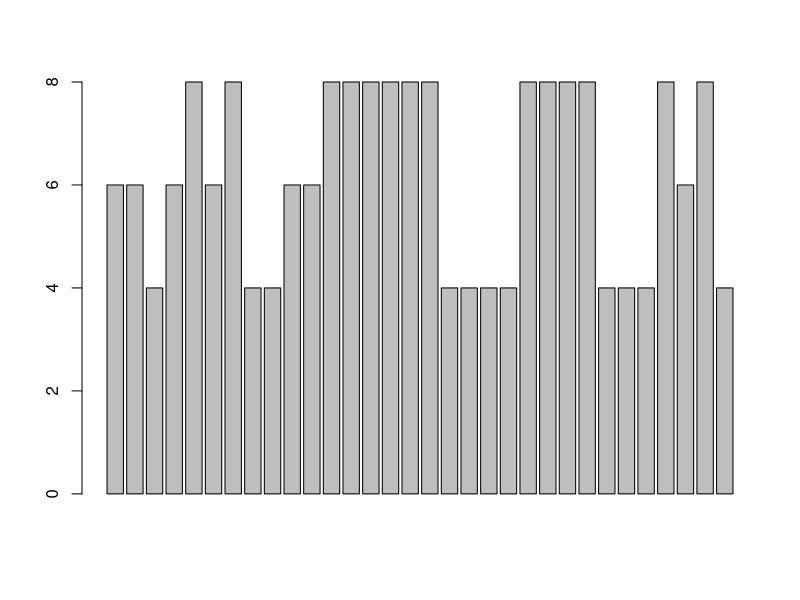
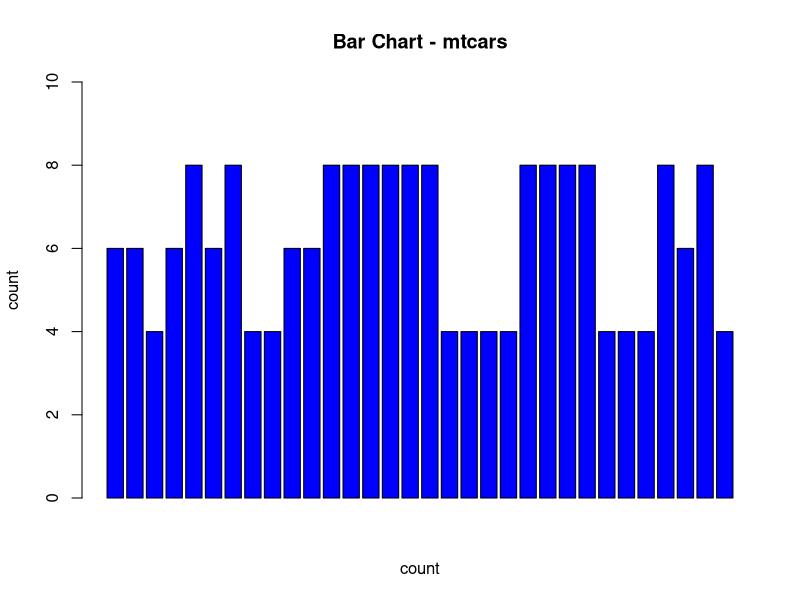

Recreate these plots in R, in order.
#Tanishi Gupta 19/888
#Using built-in data set mtcars, draw a bar chart from the object cyl.
data("mtcars")
head(mtcars)
View(mtcars)
barplot(mtcars$cyl)
#Add suitable labels to this bar chart.
barplot(mtcars$cyl,
        xlab="count",
        ylab="count",
        col="blue",
        ylim=c(0,10),
        main="Bar Chart - mtcars")